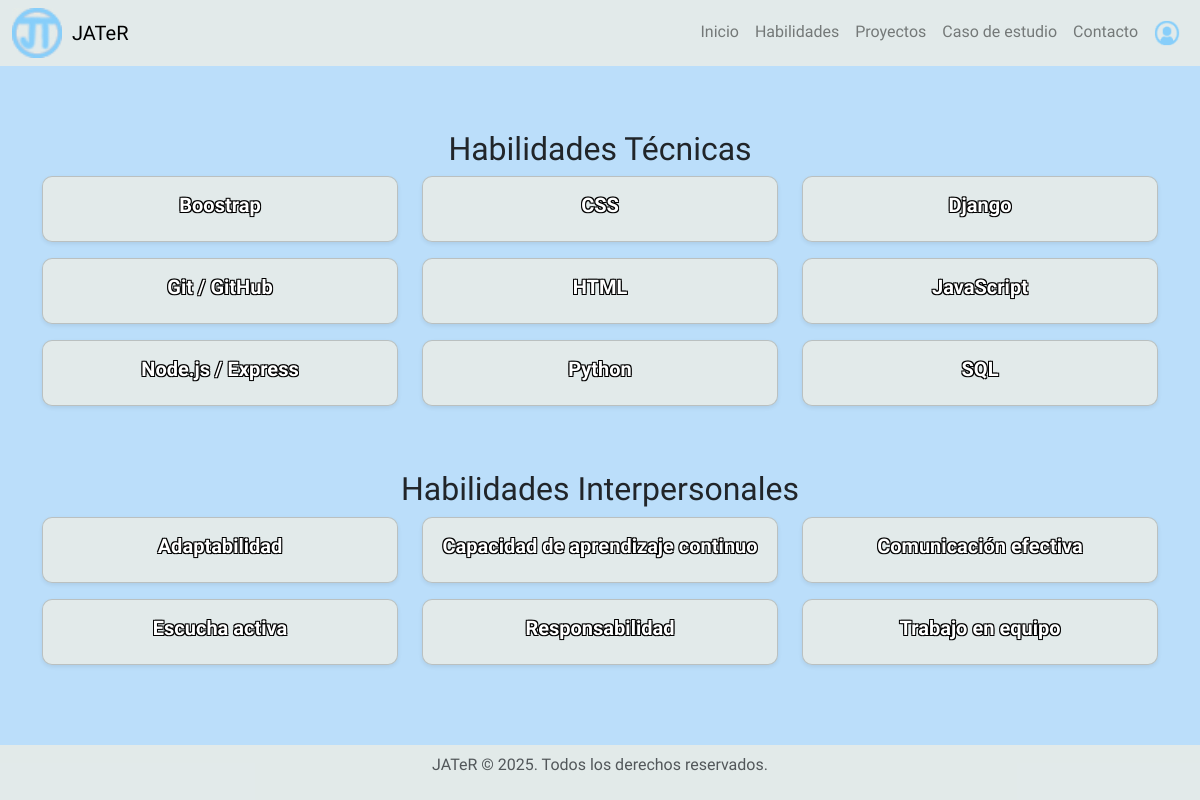
Screenshot of /habilidades/ with the database file from the repository.
### proyectos/models.py (models this page shows, shortened)
class Habilidad(models.Model):
    TIPO_HABILIDAD = [
        ('tecnica', 'Técnica'),
        ('blanda', 'Interpersonal'),
    ]
    nombre = models.CharField(max_length=100)
    experiencia = models.IntegerField(help_text="Años de experiencia")
    tipo = models.CharField(max_length=10, choices=TIPO_HABILIDAD, default='tecnica')
    class Meta:
        ordering = ['nombre']

### proyectos/views.py (the view)
# urls.py: path('habilidades/', views.lista_habilidades, name='lista_habilidades'),
def lista_habilidades(request):
    habilidades_tecnicas = Habilidad.objects.filter(tipo='tecnica')
    habilidades_blandas = Habilidad.objects.filter(tipo='blanda')
    context = {
        "habilidades_tecnicas": habilidades_tecnicas,
        "habilidades_blandas": habilidades_blandas,
    }
    return render(request, "habilidades.html", context)

### proyectos/templates/habilidades.html (shortened to what this page needs)
{% extends "base.html" %}
{% load static %}
{% block content %}
<div class="container text-center my-5">
    <section id="habilities" class="mb-5">
        <h2>Habilidades Técnicas</h2>
        <div class="row habilities">
            {% if habilidades_tecnicas %}
                {% for hab in habilidades_tecnicas %}
                <div class="col-md-4 mb-3">
                    <div class="card shadow-sm">
                        <div class="card-body">
                            <h5 class="card-title">{{ hab.nombre }}</h5>
                        </div>
                    </div>
                </div>
                {% endfor %}
            {% else %}
                <p>No hay habilidades técnicas registradas aún.</p>
            {% endif %}
        </div>
    </section>
    <section id="soft-habilities">
        <h2>Habilidades Interpersonales</h2>
        <div class="row habilities">
            {% if habilidades_blandas %}
                {% for hab in habilidades_blandas %}
                <div class="col-md-4 mb-3">
                    <div class="card shadow-sm">
                        <div class="card-body">
                            <h5 class="card-title">{{ hab.nombre }}</h5>
                        </div>
                    </div>
                </div>
                {% endfor %}
            {% else %}
                <p>No hay habilidades interpersonales registradas aún.</p>
            {% endif %}
        </div>
    </section>
</div>
{% endblock %}

### static/css/style.css (style rules this page uses)
body { margin: 0 auto; overflow-x: hidden; background-color: #bbdefa; font-family: 'Pixelify Sans', sans-serif; }
.habilities .card { background: rgba(243,239,227,0.7); transition: transform 0.3s, box-shadow 0.3s; }
.card { background: rgb(243, 239, 227, 0.7); border-radius: 10px; }
.card-title { font-weight: bold; color: white; text-shadow: -1px -1px black, 1px -1px black, -1px 1px black, 1px 1px black; }

### rows the page displays
Habilidad: nombre "Boostrap"
Habilidad: nombre "CSS"
Habilidad: nombre "Django"
Habilidad: nombre "Git / GitHub"
Habilidad: nombre "HTML"
Habilidad: nombre "JavaScript"
Habilidad: nombre "Node.js / Express"
Habilidad: nombre "Python"
Habilidad: nombre "SQL"
Habilidad: nombre "Adaptabilidad"
Habilidad: nombre "Capacidad de aprendizaje continuo"
Habilidad: nombre "Comunicación efectiva"
Habilidad: nombre "Escucha activa"
Habilidad: nombre "Responsabilidad"
Habilidad: nombre "Trabajo en equipo"
